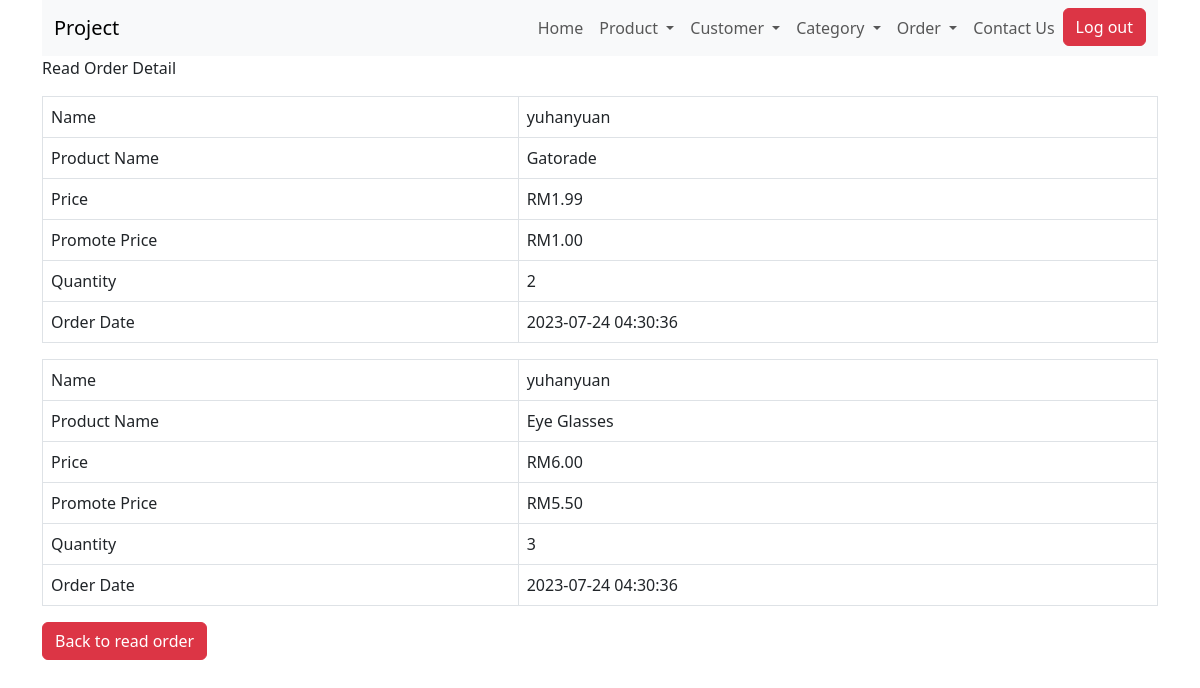
The page /order_detail_read.php?id=2 on the database its author committed.
### tables this page shows
CREATE TABLE `order_detail` (
  `order_detail_id` int(11) NOT NULL,
  `order_id` int(11) NOT NULL,
  `product_id` int(11) NOT NULL,
  `quantity` int(11) NOT NULL
);

CREATE TABLE `customers` (
  `user_id` int(11) NOT NULL,
  `username` varchar(20) NOT NULL,
  `first_name` varchar(20) NOT NULL,
  `last_name` varchar(20) NOT NULL,
  `password` text NOT NULL,
  `email` varchar(30) NOT NULL,
  `date_of_birth` date NOT NULL,
  `registration_date_time` datetime NOT NULL DEFAULT current_timestamp() ON UPDATE current_timestamp(),
  `gender` enum('male','female') NOT NULL,
  `status` enum('active','inactive') NOT NULL DEFAULT 'active'
);

CREATE TABLE `products` (
  `id` int(11) NOT NULL,
  `name` varchar(128) NOT NULL,
  `category_id` int(11) NOT NULL,
  `description` text NOT NULL,
  `price` double NOT NULL,
  `promote_price` float NOT NULL,
  `manufacture_date` datetime NOT NULL,
  `expired_date` datetime NOT NULL,
  `created` datetime NOT NULL,
  `modified` timestamp NOT NULL DEFAULT current_timestamp() ON UPDATE current_timestamp()
);

CREATE TABLE `order_summary` (
  `order_id` int(11) NOT NULL,
  `customer_id` int(11) NOT NULL,
  `order_date` datetime NOT NULL
);

### order_detail_read.php (the view, shortened to what this page needs)
<!DOCTYPE HTML>
<html>
<head>
    <link href="https://cdn.jsdelivr.net/npm/bootstrap@5.3.0/dist/css/bootstrap.min.css" rel="stylesheet">
</head>
<body>
    <div class="container">
        <?php
        include 'menu/menu.php';
        ?>
        <div>
            <p>Read Order Detail</p>
        </div>
        <?php
        $id = isset($_GET['id']) ? $_GET['id'] : die('ERROR: Record ID not found.');
        include 'config/database.php';
        try {
            $query = "SELECT customers.username, products.id, products.name, products.promote_price, products.price, order_summary.customer_id, order_summary.order_date, order_detail.order_detail_id, order_detail.order_id, order_detail.product_id, order_detail.quantity FROM order_detail INNER JOIN products ON products.id = order_detail.product_id INNER JOIN order_summary ON order_summary.order_id = order_detail.order_id INNER JOIN customers ON customers.user_id = order_summary.customer_id WHERE order_detail.order_id = :id";
            $stmt = $con->prepare($query);
            $stmt->bindParam(":id", $id);
            $stmt->execute();
            while ($row = $stmt->fetch(PDO::FETCH_ASSOC)) {
                echo "<table class='table table-hover table-responsive table-bordered'>";
                echo "<tr>";
                echo "<td>Name</td>";
                echo "<td>" . $username = $row['username'] . "</td>";
                echo "</tr>";
                echo "<tr>";
                echo "<td>Product Name</td>";
                echo "<td>" . $product_name = $row['name'] . "</td>";
                echo "</tr>";
                $price = $row['price'];
                echo "<tr>";
                echo "<td>Price</td>";
                echo "<td>" . "RM" . $decimalprice = number_format((float)$price, 2, '.', '') . "</td>";
                echo "</tr>";
                $promote_price = $row['promote_price'];
                echo "<tr>";
                echo "<td>Promote Price</td>";
                echo "<td>" . "RM" . $decimalpromote = number_format((float)$promote_price, 2, '.', '') . "</td>";
                echo "</tr>";
                echo "<tr>";
                echo "<td>Quantity</td>";
                echo "<td>" . $quantity = $row['quantity'] . "</td>";
                echo "</tr>";
                echo "<tr>";
                echo "<td>Order Date</td>";
                echo "<td>" . $order_date = $row['order_date'] . "</td>";
                echo "</tr>";
                echo "</table>";
            }
            echo "<td><a href='order_read.php' class='btn btn-danger'>Back to read order</a></td>";
        }
        catch (PDOException $exception) {
            die('ERROR: ' . $exception->getMessage());
        }
        ?>
    </div>
</body>
</html>

### rows shown on the page
order_detail: customers.username "yuhanyuan", product.name "Gatorade", product.price "1.99", product.promote_price "1.00", quantity "2", order.order_date "2023-07-24 04:30:36"
order_detail: customers.username "yuhanyuan", product.name "Eye Glasses", product.price "6.00", product.promote_price "5.50", quantity "3", order.order_date "2023-07-24 04:30:36"
